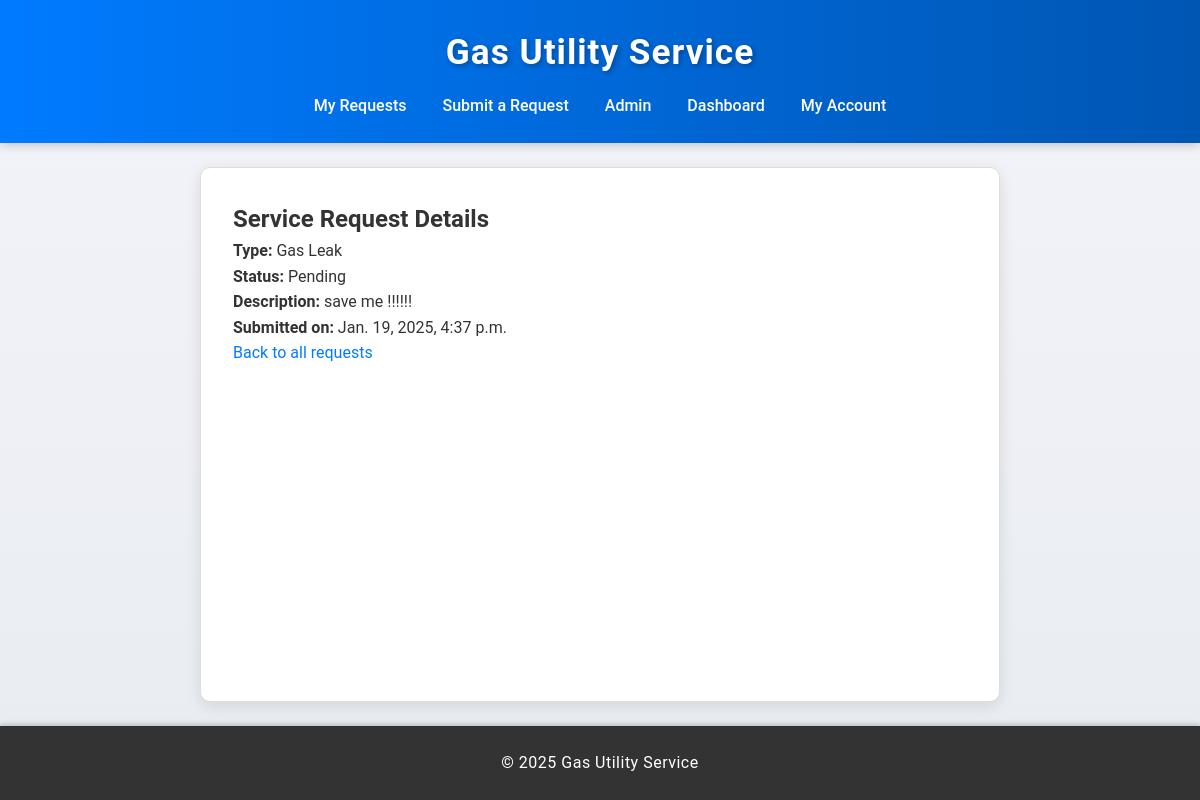
Before: /4/ (signed in) with the older database file.
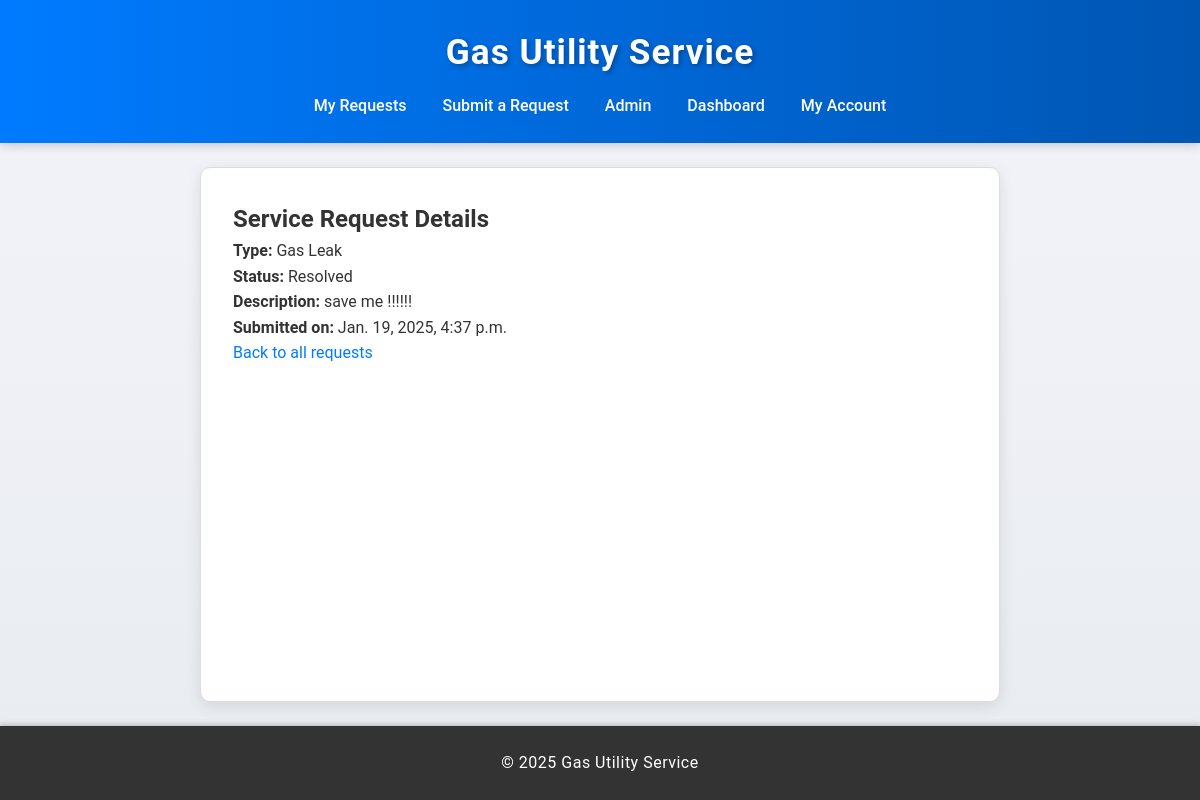
After: the same page with the newer database file.
### service_requests/models.py (models this page shows)
class ServiceRequest(models.Model):
    SERVICE_TYPES = [
        ('gas_leak', 'Gas Leak'),
        ('billing', 'Billing Issue'),
        ('account', 'Account Update'),
    ]
    STATUS_CHOICES = [
        ('pending', 'Pending'),
        ('in_progress', 'In Progress'),
        ('resolved', 'Resolved'),
    ]
    customer = models.ForeignKey(Customer, on_delete=models.CASCADE)
    service_type = models.CharField(max_length=20, choices=SERVICE_TYPES)
    description = models.TextField()
    status = models.CharField(max_length=20, choices=STATUS_CHOICES, default='pending')
    created_at = models.DateTimeField(auto_now_add=True)
    updated_at = models.DateTimeField(auto_now=True)
    resolved_at = models.DateTimeField(null=True, blank=True)
    attachments = models.FileField(upload_to='attachments/', blank=True, null=True)
    response = models.TextField(null=True, blank=True)  # Add the response field here

### service_requests/views.py (the view)
# urls.py: path('<int:pk>/', views.ServiceRequestDetailView.as_view(), name='service_request_detail'),
class ServiceRequestDetailView(LoginRequiredMixin, DetailView):
    model = ServiceRequest
    template_name = 'service_requests/service_request_detail.html'
    context_object_name = 'service_request'
    def get_queryset(self):
        return ServiceRequest.objects.filter(customer=self.request.user.customer)

### service_requests/templates/service_requests/service_request_detail.html (shortened to what this page needs)
{% extends "base.html" %}
{% block content %}
    <h2>Service Request Details</h2>
    <p><strong>Type:</strong> {{ service_request.get_service_type_display }}</p>
    <p><strong>Status:</strong> {{ service_request.get_status_display }}</p>
    <p><strong>Description:</strong> {{ service_request.description }}</p>
    <p><strong>Submitted on:</strong> {{ service_request.created_at }}</p>
    <a href="{% url 'list_service_requests' %}">Back to all requests</a>
{% endblock %}

Changed rows visible on the page:
changed ServiceRequest "Gas Leak": status "Pending" → "Resolved"
